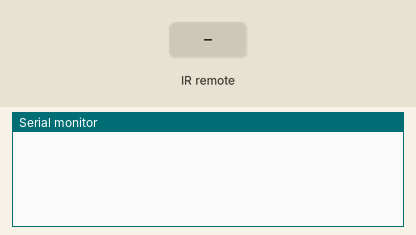
Bench run of a sketch on a simulated Arduino Uno, built with avr-gcc and run on an emulated ATmega328P. Shown: the last lines printed to the serial monitor. Inputs (shaded band) come from the test bench.

Above: at 1.2 s.
1.3 s: infrared code 0x52A3D41F received
At 2.3 s:
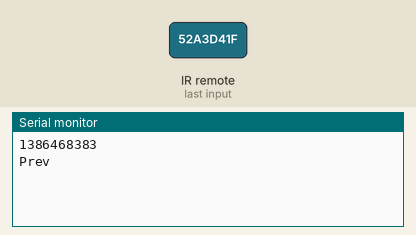
2.8 s: infrared code 0xD7E84B1B received
At 3.5 s:
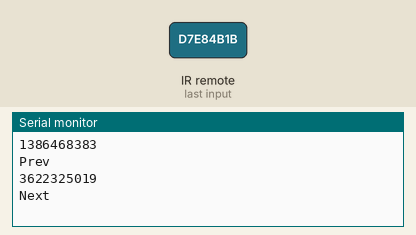
4.3 s: infrared code 0x20FE4DBB received
At 5.8 s:
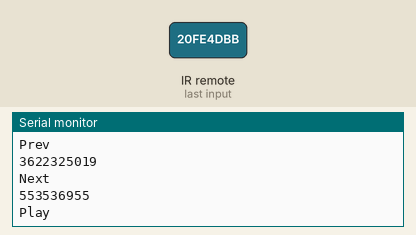

Measured:
- after the input at 1.3 s, the serial monitor: prints a new line at once (image 1)
- after the input at 2.8 s, the serial monitor: prints a new line at once (image 2)
- after the input at 4.3 s, the serial monitor: prints a new line at once (image 3)

The sketch:

IR_remote.ino
```cpp
#include <IRremote.h>

int RECV_PIN = 7;
IRrecv irrecv(RECV_PIN);
decode_results results;


void setup()
{
  Serial.begin(9600);
  irrecv.enableIRIn(); // Start the receiver
}


//Infinite loop
void loop() {
  if (irrecv.decode(&results)) {
    dump(&results);
    irrecv.resume(); // Receive the next value
  }
}

//Dumps the result and prints the numeric received dada and type of remote
void dump(decode_results *results) {
  // Dumps out the decode_results structure.
  // Call this after IRrecv::decode()
  Serial.println(results->value);
  switch (results->value) {
    case 1386468383:
      Serial.println("Prev");
      break;
    case 3622325019:
      Serial.println("Next");
      break;
    case 553536955:
      Serial.println("Play");
      break;
  }
}
```
